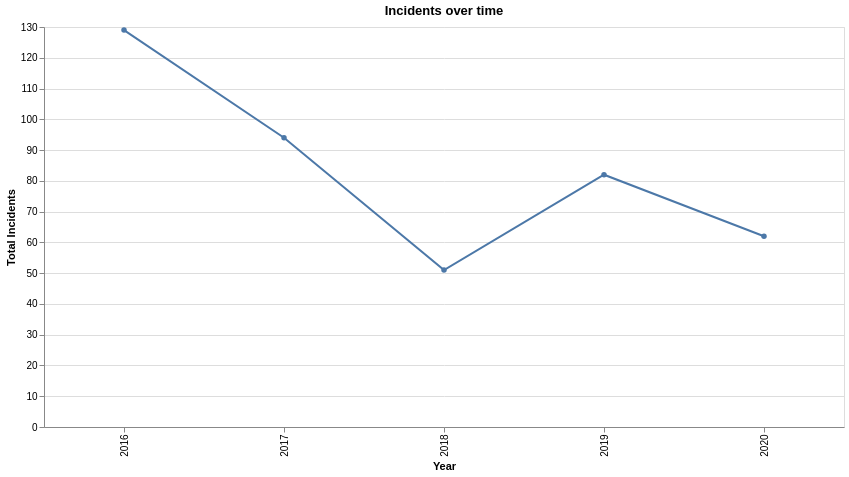

The notebook cell saved with this chart:
### Code cell
import altair as alt
alt.data_transformers.enable("vegafusion")

michigan_laser = michigan_laser.loc[:, ~michigan_laser.columns.duplicated()]

chart_data = (
    michigan_laser
    .assign(year=michigan_laser['at'].dt.to_period('Y').astype(str))
)

alt.Chart(chart_data).mark_line(point=True).encode(
    x=alt.X('year', title='Year', sort='x'),
    y=alt.Y('count()', title='Total Incidents'),
    tooltip=[
        alt.Tooltip('year', title='Year'),
        alt.Tooltip('count()', title='Total Incidents')
    ]
).properties(
    width=800,
    height=400,
    title='Incidents over time'
)

### Figure 1 — Vega specification as saved in the notebook (floating-point values rounded to 4 significant figures)
{"$schema": "https://vega.github.io/schema/vega/v6.json", "data": [{"name": "source_0"}, {"name": "data_0", "values": [{"__count": 51, "year": "2018"}, {"__count": 82, "year": "2019"}, {"__count": 129, "year": "2016"}, {"__count": 62, "year": "2020"}, {"__count": 94, "year": "2017"}]}, {"name": "source_0_x_domain_year", "values": [{"year": "2018"}, {"year": "2019"}, {"year": "2016"}, {"year": "2020"}, {"year": "2017"}]}, {"name": "data_0_y_domain___count", "values": [{"min": 51, "max": 129}]}], "marks": [{"type": "line", "name": "layer_0_marks", "from": {"data": "data_0"}, "sort": {"field": "x"}, "encode": {"update": {"tooltip": {"signal": "{\"Year\": isValid(datum[\"year\"]) ? datum[\"year\"] : \"\"+datum[\"year\"], \"Total Incidents\": format(datum[\"__count\"], \"\")}"}, "x": {"field": "year", "scale": "x"}, "stroke": {"value": "#4c78a8"}, "y": {"field": "__count", "scale": "y"}}}, "style": ["line"]}, {"type": "symbol", "name": "layer_1_marks", "from": {"data": "data_0"}, "encode": {"update": {"tooltip": {"signal": "{\"Year\": isValid(datum[\"year\"]) ? datum[\"year\"] : \"\"+datum[\"year\"], \"Total Incidents\": format(datum[\"__count\"], \"\")}"}, "fill": {"value": "#4c78a8"}, "x": {"field": "year", "scale": "x"}, "y": {"field": "__count", "scale": "y"}, "opacity": {"value": 1}}}, "style": ["point"]}], "scales": [{"name": "x", "type": "point", "domain": {"data": "source_0_x_domain_year", "field": "year", "sort": true}, "range": [0, {"signal": "width"}], "padding": 0.5}, {"name": "y", "type": "linear", "domain": [{"signal": "(data(\"data_0_y_domain___count\")[0] || {}).min"}, {"signal": "(data(\"data_0_y_domain___count\")[0] || {}).max"}], "range": [{"signal": "height"}, 0], "nice": true, "zero": true}], "axes": [{"scale": "y", "labels": false, "domain": false, "tickCount": {"signal": "ceil(height/40)"}, "minExtent": 0, "zindex": 0, "maxExtent": 0, "gridScale": "x", "ticks": false, "grid": true, "aria": false, "orient": "left"}, {"scale": "x", "labelAngle": 270, "labelBaseline": "middle", "zindex": 0, "labelAlign": "right", "title": "Year", "orient": "bottom", "grid": false}, {"scale": "y", "grid": false, "title": "Total Incidents", "zindex": 0, "orient": "left", "labelOverlap": true, "tickCount": {"signal": "ceil(height/40)"}}], "title": {"text": "Incidents over time", "frame": "group"}, "height": 400, "style": "cell", "padding": 5, "background": "white", "width": 800}
